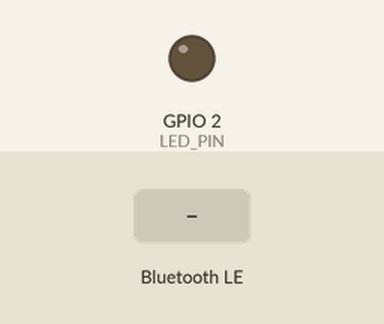
The sketch below on a simulated ESP32. Shown: output pins drawn as LEDs (lit = HIGH). Inputs (shaded band) come from the test bench. Nothing arrives over Bluetooth unless stated; a phone connects over Bluetooth LE 3 s after start; what the sketch prints to the serial monitor is not drawn.

Above: at 1.2 s.
1.3 s: Bluetooth LE write "ON" received
At 4.0 s:
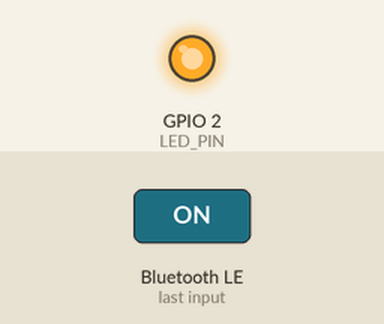
4.3 s: Bluetooth LE write "OFF" received
At 5.0 s:
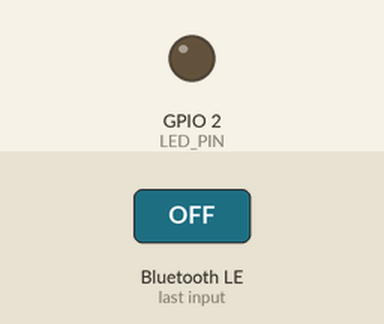
Timing chart, 0 to 7.3 s (numbered marks = the images above; inputs shaded):
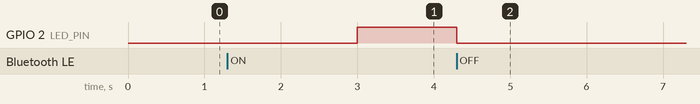

The sketch:

Controller.ino
```cpp
#include <Arduino.h>
#include <BLEDevice.h>
#include <BLEServer.h>
#include <BLEUtils.h>
#include <BLE2902.h>

#define LED_PIN 2

BLEServer *pServer = NULL;
BLECharacteristic *pTxCharacteristic;
bool deviceConnected = false;
bool oldDeviceConnected = false;

String bleReceivedData = "";      // Store the received data
bool newDataReceived = false;     // Flag to tell loop() there is new data

// See the following for generating UUIDs:
// https://www.uuidgenerator.net/

#define SERVICE_UUID           "6E400001-B5A3-F393-E0A9-E50E24DCCA9E"  // UART service UUID
#define CHARACTERISTIC_UUID_RX "6E400002-B5A3-F393-E0A9-E50E24DCCA9E"
#define CHARACTERISTIC_UUID_TX "6E400003-B5A3-F393-E0A9-E50E24DCCA9E"

class MyServerCallbacks : public BLEServerCallbacks {
  void onConnect(BLEServer *pServer) {
    deviceConnected = true;
    Serial.println("\n--- Device connected ---");
  };

  void onDisconnect(BLEServer *pServer) {
    deviceConnected = false;
    Serial.println("\n--- Device disconnected ---");
  }
};

class MyCallbacks : public BLECharacteristicCallbacks {
  void onWrite(BLECharacteristic *pCharacteristic) {
    String rxValue = pCharacteristic->getValue();

    if (rxValue.length() > 0) {
      // 1. BLE to Serial: Print data received from BLE to the Serial Monitor

      // Store the received data safely
      bleReceivedData = "";

      for (int i = 0; i < rxValue.length(); i++) {
        bleReceivedData += rxValue[i];
        //Serial.print(rxValue[i]);
      }
      newDataReceived = true;

      // Optional: Print immediately for debugging
      //Serial.print("BLE RX: ");
      //Serial.println(bleReceivedData);

    }
  }
};

void setup() {
  pinMode(LED_PIN, OUTPUT);
  Serial.begin(115200);

  // Create the BLE Device
  BLEDevice::init("ESP32_Controller");

  Serial.print("BLE Address: ");
  Serial.println(BLEDevice::getAddress().toString().c_str());

  // Create the BLE Server
  pServer = BLEDevice::createServer();
  pServer->setCallbacks(new MyServerCallbacks());

  // Create the BLE Service
  BLEService *pService = pServer->createService(SERVICE_UUID);

  // Create a BLE Characteristic for Transmitting (TX)
  pTxCharacteristic = pService->createCharacteristic(CHARACTERISTIC_UUID_TX, BLECharacteristic::PROPERTY_NOTIFY);
  pTxCharacteristic->addDescriptor(new BLE2902());

  // Create a BLE Characteristic for Receiving (RX)
  BLECharacteristic *pRxCharacteristic = pService->createCharacteristic(CHARACTERISTIC_UUID_RX, BLECharacteristic::PROPERTY_WRITE);
  pRxCharacteristic->setCallbacks(new MyCallbacks());

  // Start the service
  pService->start();

  // Start advertising
  pServer->getAdvertising()->start();
  Serial.println("Waiting for a client connection...");
}

void loop() {

  if (deviceConnected) {
    // 2. Serial to BLE: Read data from Serial Monitor and send it over BLE
    if (Serial.available()) {
      String serialData = Serial.readString(); // Read whatever was typed

      // Set the characteristic value and notify the BLE client
      pTxCharacteristic->setValue(serialData.c_str());
      pTxCharacteristic->notify();

      // A tiny delay helps prevent Bluetooth congestion if sending rapidly
      delay(10);
    }

    if (newDataReceived) {
      Serial.print("→ Data received in loop(): ");
      Serial.println(bleReceivedData);

      if (bleReceivedData == "ON") {
      Serial.println("Turning LED ON");
      digitalWrite(LED_PIN, HIGH);
      }
      else if (bleReceivedData == "OFF") {
      Serial.println("Turning LED OFF");
      digitalWrite(LED_PIN, LOW);
      }

      // Clear the flag after processing
      newDataReceived = false;
      bleReceivedData = "";   // Optional: clear data too
    }
  }

  // Handle disconnecting
  if (!deviceConnected && oldDeviceConnected) {
    delay(500);                   // give the bluetooth stack the chance to get things ready
    pServer->startAdvertising();  // restart advertising
    Serial.println("Started advertising again...");
    oldDeviceConnected = false;
  }

  // Handle connecting
  if (deviceConnected && !oldDeviceConnected) {
    oldDeviceConnected = true;
  }
}
```

Measured:
- after the input at 1.3 s, GPIO 2 (LED_PIN): LOW → HIGH after 1.7 s
- after the input at 4.3 s, GPIO 2 (LED_PIN): HIGH → LOW at once
